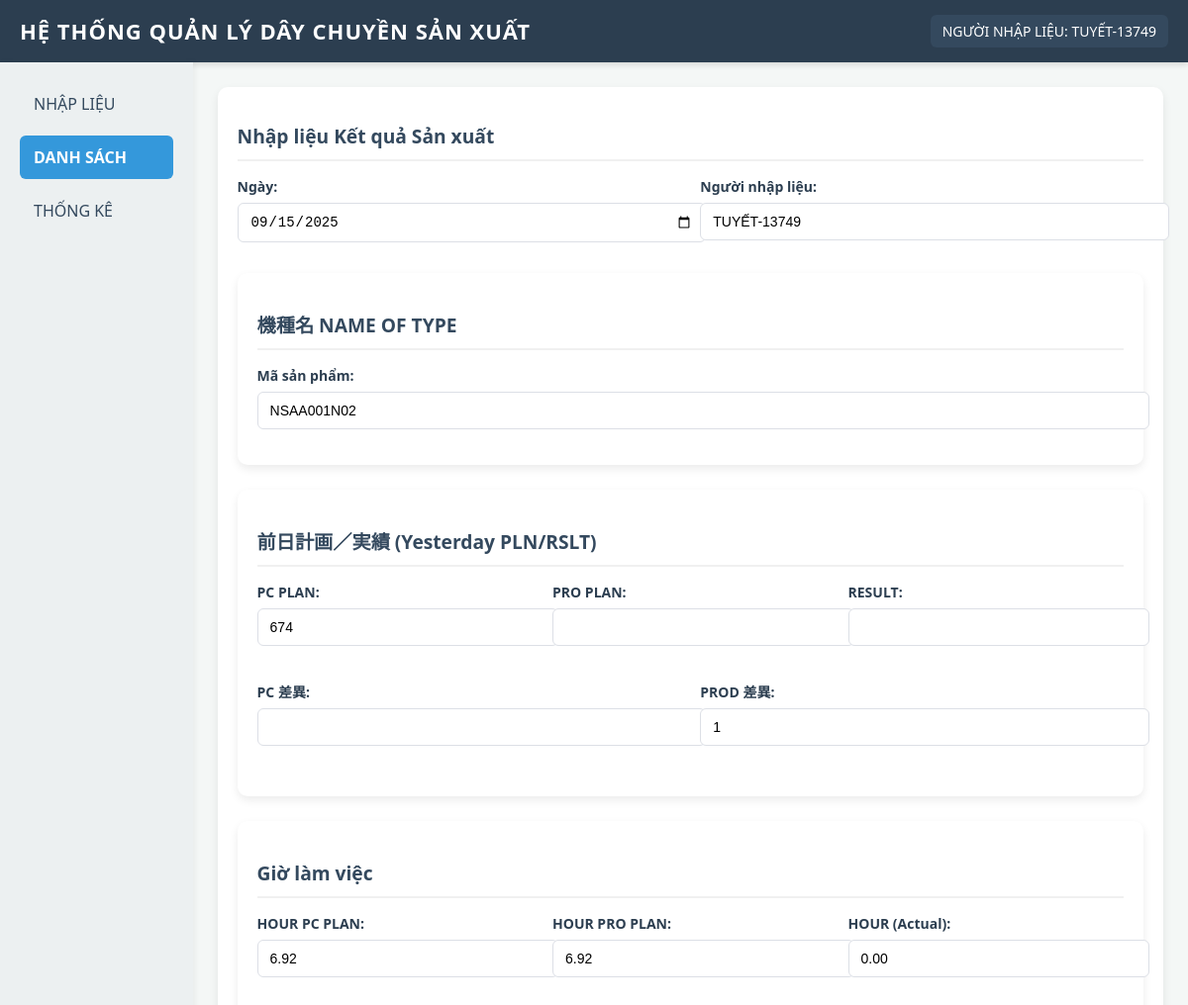
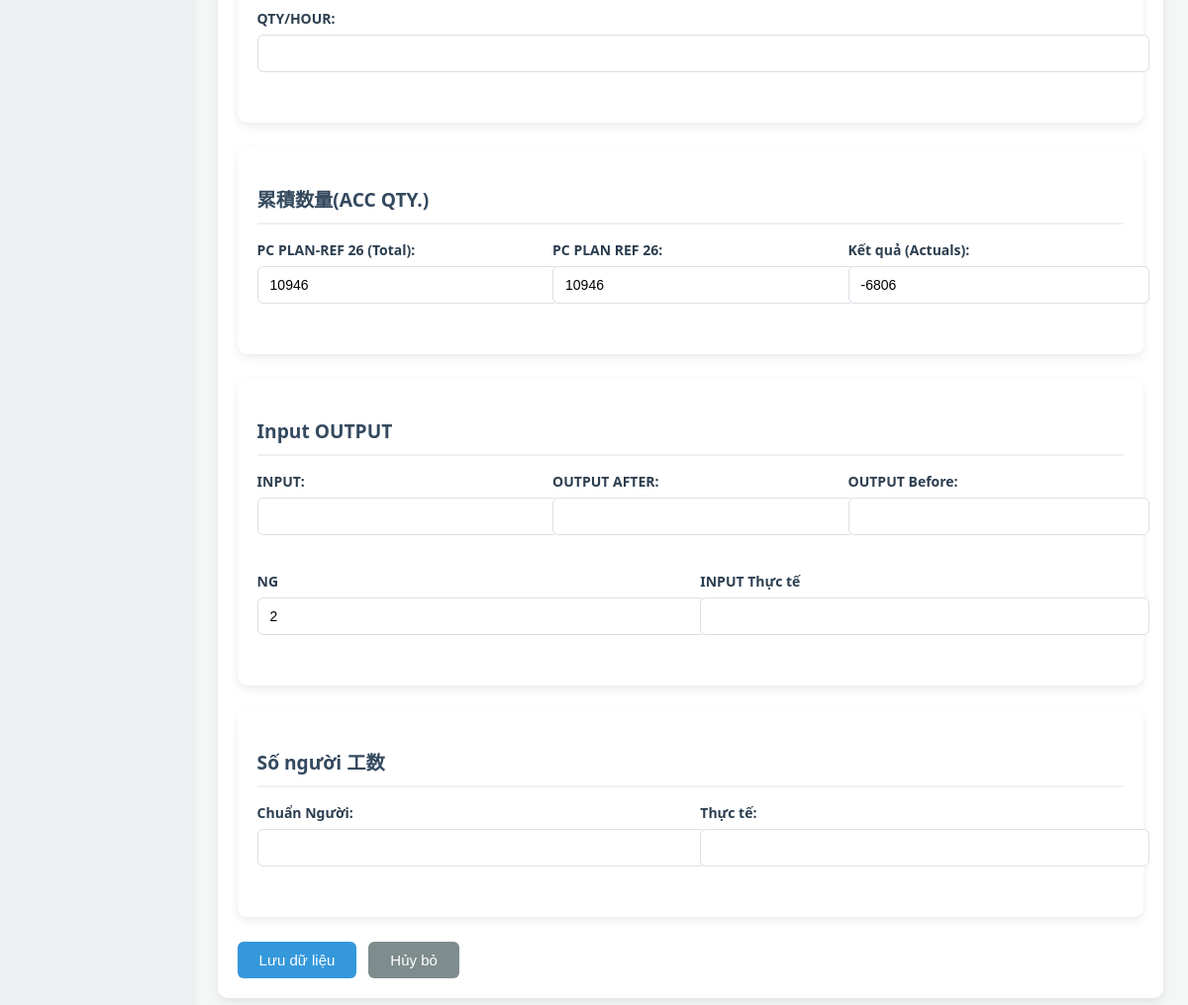
The page /update/4/ on the database its author committed (2 pictures, top to bottom).
### production_data/models.py (models this page shows, shortened)
class ProductionResult(models.Model):
    date = models.DateField(default=timezone.now, verbose_name="Ngày")
    user_input = models.CharField(max_length=100, default="TUYẾT-13749", verbose_name="Người nhập liệu") # Có thể làm khóa ngoại tới User model sau này
    line = models.CharField(max_length=50, blank=True, null=True, verbose_name="LINE") # Ví dụ: NSAA01, NSKA01
    group = models.CharField(max_length=50, blank=True, null=True, verbose_name="GROUP") # Ví dụ: MDU-11, MDU-13
    shift = models.CharField(max_length=50, blank=True, null=True, verbose_name="SHIFT") # Ví dụ: 1st, 3rd
    name_of_type = models.CharField(max_length=255, verbose_name="Mã sản phẩm (MODEL)") # Đổi verbose_name cho rõ hơn
    pc_plan = models.IntegerField(verbose_name="PC PLAN")
    pro_plan = models.IntegerField(verbose_name="PRO PLAN", null=True, blank=True) # Trường mới
    result = models.IntegerField(verbose_name="RESULT", null=True, blank=True) # Trường mới
    pc_diff = models.IntegerField(verbose_name="PC 差異 (Chênh lệch)", blank=True, null=True) # Có thể tính toán tự động
    prod_diff = models.IntegerField(verbose_name="PROD 差異 (Chênh lệch)", blank=True, null=True) # Có thể tính toán tự động
    completion_rate = models.DecimalField(max_digits=5, decimal_places=2, verbose_name="Đạt tỉ lệ (%)", blank=True, null=True) # Có thể tính toán tự động
    to_assess = models.CharField(max_length=10, blank=True, null=True, verbose_name="TO ASSESS") # Ví dụ: O/X
    hour_pc_plan = models.DecimalField(max_digits=5, decimal_places=2, verbose_name="HOUR PC PLAN")
    hour_pro_plan = models.DecimalField(max_digits=5, decimal_places=2, verbose_name="HOUR PRO")
    hour_actual = models.DecimalField(max_digits=5, decimal_places=2, verbose_name="HOUR Thực lĩnh")
    qty_hour = models.IntegerField(verbose_name="QTY/HOUR",blank=True, null=True) # Số lượng trên mỗi giờ
    po_plan_ref = models.IntegerField(verbose_name="PO PLAN-REF")
    pc_plan_ref_2 = models.IntegerField(verbose_name="PC PLAN REF 2")
    actuals = models.IntegerField(verbose_name="Kết quả (Actuals)")
    difference = models.IntegerField(verbose_name="Chênh lệch", blank=True, null=True) # Có thể tính toán tự động
    plan_percentage = models.DecimalField(max_digits=5, decimal_places=2, verbose_name="Đạt tỉ lệ (%) (Plan)", blank=True, null=True) # Có thể tính toán tự động
    total = models.IntegerField(verbose_name="TOTAL", blank=True, null=True) # Có thể tính toán tự động
    acc_ng = models.IntegerField(verbose_name="ACC NG", blank=True, null=True) # Có thể tính toán tự động
    input_material = models.IntegerField(verbose_name="Input Material", blank=True, null=True) # Có thể tính toán tự động
    output = models.IntegerField(verbose_name="Output", blank=True, null=True) # Có thể tính toán tự động
    output_before = models.IntegerField(verbose_name="Output Before",   blank=True, null=True) # Có thể tính toán tự động
    ng = models.IntegerField(verbose_name="NG", blank=True, null=True) # Có thể tính toán tự động
    input_actual = models.IntegerField(verbose_name="Input actual", blank=True, null=True) # Có thể tính toán tự động
    person_standard = models.IntegerField(verbose_name="Person Standard", blank=True, null=True) # Có thể tính toán tự động
    person_actual = models.IntegerField(verbose_name="Person Actual", blank=True, null=True) # Có thể tính toán tự động
    person_diff = models.IntegerField(verbose_name="Person Diff", blank=True, null=True) # Có thể tính toán tự động
    created_at = models.DateTimeField(auto_now_add=True)
    updated_at = models.DateTimeField(auto_now=True)
    class Meta:
        verbose_name = "Kết quả Sản xuất"
        verbose_name_plural = "Kết quả Sản xuất"
        ordering = ['-date', 'name_of_type'] # Sắp xếp mặc định

### production_data/views.py (the view)
# urls.py: path('update/<int:pk>/', views.production_result_update, name='production_result_update'), # Cập nhật
def production_result_update(request, pk):
    result = get_object_or_404(ProductionResult, pk=pk)
    if request.method == 'POST':
        form = ProductionResultForm(request.POST, instance=result)
        if form.is_valid():
            form.save()
            messages.success(request, 'Dữ liệu đã được cập nhật thành công!')
            return redirect('production_results_list')
        else:
            messages.error(request, 'Có lỗi xảy ra khi cập nhật dữ liệu. Vui lòng kiểm tra lại.')
    else:
        form = ProductionResultForm(instance=result)
    context = {
        'form': form,
        'result': result,
        'current_page': 'list'
    }
    return render(request, 'production_data/data_entry.html', context) # Dùng lại template nhập liệu

### production_data/templates/production_data/data_entry.html (shortened to what this page needs)
{% extends 'production_data/base.html' %}
{% block content %}
<div class="card">
    <h2 class="card-header">Nhập liệu Kết quả Sản xuất</h2>
    <form method="post">
        <div class="form-row">
            <div class="form-group">
                <label for="{{ form.date.id_for_label }}">Ngày:</label>
                {{ form.date }}
            </div>
            <div class="form-group">
                <label for="{{ form.user_input.id_for_label }}">Người nhập liệu:</label>
                {{ form.user_input }}
            </div>
        </div>
        <div class="card">
            <h3 class="card-header">機種名 NAME OF TYPE</h3>
            <div class="form-group">
                <label for="{{ form.name_of_type.id_for_label }}">Mã sản phẩm:</label>
                {{ form.name_of_type }}
            </div>
        </div>
        <div class="card">
            <h3 class="card-header">前日計画／実績 (Yesterday PLN/RSLT)</h3>
            <div class="form-row">
                <div class="form-group">
                    <label for="{{ form.pc_plan.id_for_label }}">PC PLAN:</label>
                    {{ form.pc_plan }}
                </div>
                <div class="form-group">
                    <label for="{{ form.pro_plan.id_for_label }}">PRO PLAN:</label>
                    {{ form.pro_plan }}
                </div>
                <div class="form-group">
                    <label for="{{ form.result.id_for_label }}">RESULT:</label>
                    {{ form.result }}
                </div>
                <div class="form-group">
                    <label for="{{ form.pc_diff.id_for_label }}">PC 差異:</label>
                    {{ form.pc_diff }}
                </div>
                <div class="form-group">
                    <label for="{{ form.prod_diff.id_for_label }}">PROD 差異:</label>
                    {{ form.prod_diff }}
                </div>
            </div>
        </div>
        <div class="card">
            <h3 class="card-header">Giờ làm việc</h3>
            <div class="form-row">
                <div class="form-group">
                    <label for="{{ form.hour_pc_plan.id_for_label }}">HOUR PC PLAN:</label>
                    {{ form.hour_pc_plan }}
                </div>
                <div class="form-group">
                    <label for="{{ form.hour_pro_plan.id_for_label }}">HOUR PRO PLAN:</label>
                    {{ form.hour_pro_plan }}
                </div>
                <div class="form-group">
                    <label for="{{ form.hour_actual.id_for_label }}">HOUR (Actual):</label>
                    {{ form.hour_actual }}
                </div>
                <div class="form-group">
                    <label for="{{ form.qty_hour.id_for_label }}">QTY/HOUR:</label>
                    {{ form.qty_hour }}
                </div>
            </div>
        </div>
        <div class="card">
            <h3 class="card-header">累積数量(ACC QTY.)</h3>
            <div class="form-row">
                <div class="form-group">
                    <label for="{{ form.po_plan_ref.id_for_label }}">PC PLAN-REF 26 (Total):</label>
                    {{ form.po_plan_ref }}
                </div>
                <div class="form-group">
                    <label for="{{ form.pc_plan_ref_2.id_for_label }}">PC PLAN REF 26:</label>
                    {{ form.pc_plan_ref_2 }}
                </div>
                <div class="form-group">
                    <label for="{{ form.actuals.id_for_label }}">Kết quả (Actuals):</label>
                    {{ form.actuals }}
                </div>
            </div>
        </div>
        <div class="card">
            <h3 class="card-header">Input OUTPUT</h3>
            <div class="form-row">
                <div class="form-group">
                    <label for="{{ form.po_plan_ref.id_for_label }}">INPUT:</label>
                    {{ form.input_material }}
                </div>
                <div class="form-group">
                    <label for="{{ form.pc_plan_ref_2.id_for_label }}">OUTPUT AFTER:</label>
                    {{ form.output }}
                </div>
                <div class="form-group">
                    <label for="{{ form.actuals.id_for_label }}">OUTPUT Before:</label>
                    {{ form.output_before }}
                </div>
                <div class="form-group">
                    <label for="{{ form.actuals.id_for_label }}">NG</label>
                    {{ form.ng }}
                </div>
                <div class="form-group">
                    <label for="{{ form.actuals.id_for_label }}">INPUT Thực tế</label>
                    {{ form.input_actual }}
                </div>
            </div>
        </div>
        <div class="card">
            <h3 class="card-header">Số người 工数</h3>
            <div class="form-row">
                <div class="form-group">
                    <label for="{{ form.person_standard.id_for_label }}">Chuẩn Người:</label>
                    {{ form.person_standard }}
                </div>
                <div class="form-group">
                    <label for="{{ form.person_actual.id_for_label }}">Thực tế:</label>
                    {{ form.person_actual }}
                </div>
            </div>
        </div>
        <div class="button-group">
            <button type="submit" class="btn btn-primary">Lưu dữ liệu</button>
            <button type="reset" class="btn btn-secondary">Hủy bỏ</button>
        </div>
    </form>
</div>
{% endblock %}

### production_data/static/production_data/css/styles.css (style rules this page uses)
body { font-family: "Segoe UI", Arial, sans-serif; margin: 0; background-color: #f4f7f6; color: #333; line-height: 1.5; }
.card { background-color: white; border-radius: 10px; box-shadow: 0 4px 10px rgba(0,0,0,0.08); padding: 20px; margin-bottom: 25px; }
.card-header { font-size: 1.2em; font-weight: 600; margin-bottom: 15px; padding-bottom: 8px; border-bottom: 2px solid #f0f0f0; color: #34495e; }
.form-group { margin-bottom: 16px; }
label { display: block; margin-bottom: 6px; font-weight: 600; color: #2c3e50; font-size: 14px; }
input, select, textarea { width: 100%; padding: 10px 12px; border: 1px solid #dcdfe6; border-radius: 6px; font-size: 14px; background-color: #fff; transition: all 0.2s ease; }
.form-row { display: flex; flex-wrap: wrap; gap: 20px; margin-bottom: 15px; }
.form-row > .form-group { flex: 1; min-width: 240px; }
.button-group { margin-top: 20px; display: flex; gap: 12px; }
.btn { padding: 10px 22px; border: none; border-radius: 6px; cursor: pointer; font-size: 15px; font-weight: 500; transition: background-color 0.2s ease, transform 0.1s ease; }
.btn-primary { background-color: #3498db; color: white; }
.btn-secondary { background-color: #7f8c8d; color: white; }

### rows shown on the page
ProductionResult: date "09/15/2025", user_input "TUYẾT-13749", name_of_type "NSAA001N02", pc_plan "674", prod_diff "1", hour_pc_plan "6.92", hour_pro_plan "6.92", hour_actual "0.00", po_plan_ref "10946", pc_plan_ref_2 "10946", actuals "-6806", ng "2"
